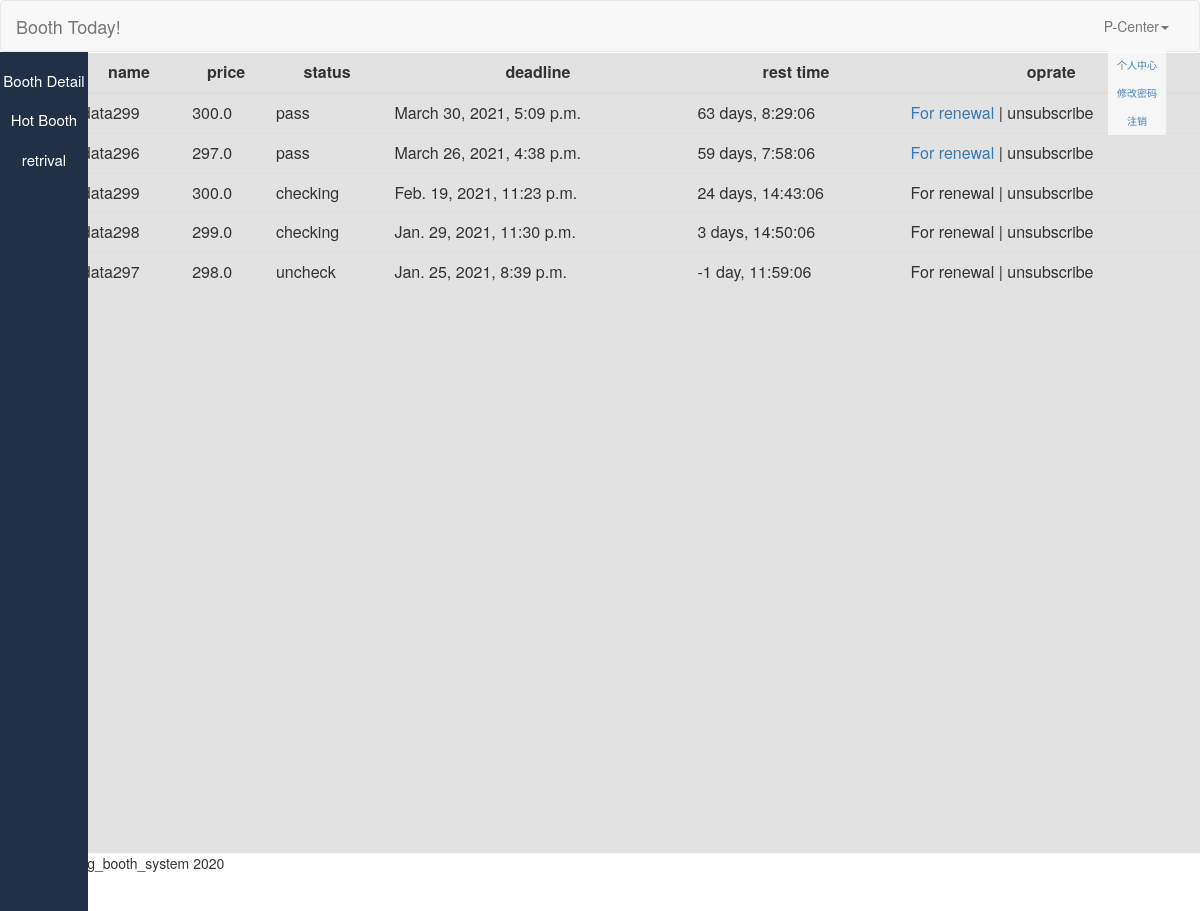
Screenshot of /account/center/ (signed in) with the database file from the repository.
### booth/models.py (models this page shows, shortened)
class booth(models.Model):
    name = models.CharField(max_length=32,verbose_name='BoothName')
    pictrue = models.ImageField(upload_to = 'static/img/')
    description = models.TextField(verbose_name='about booth')
    area = models.FloatField(verbose_name='area')
    price = models.FloatField(verbose_name='price')
    position = models.CharField(max_length=64,verbose_name='position')
    create_at = models.DateTimeField(auto_now_add=True,verbose_name='online time')
    class Meta:
        verbose_name = 'booth'
        verbose_name_plural = verbose_name
        ordering = ('-create_at',)

class booth_status(models.Model):
    type_choice = (
        ('rented','rented'),
        ('renting','renting'),
        ('delay','delay')
    )
    status_choices = (
        ('checking','checking'),
        ('pass','pass'),
        ('refused','refused'),
        ('uncheck','uncheck')
    )
    user_id = models.ForeignKey(User, on_delete=models.CASCADE, verbose_name='user id',null=True)
    booth_id = models.ForeignKey(booth, on_delete=models.CASCADE, verbose_name='booth id',null=True)
    status = models.CharField(max_length=12, verbose_name='status',choices=status_choices,default='uncheck',null=True)
    type = models.CharField(max_length=12,verbose_name='type',choices=type_choice,default='renting',null=True)
    time = models.IntegerField(verbose_name='length of lease',null=True)
    deadline = models.DateTimeField(verbose_name='deadline',null=True)
    class Meta:
        verbose_name = 'status'
        verbose_name_plural = verbose_name
        ordering = ('type', '-deadline')

### account/views.py (the view)
# urls.py: path('center/',views.center,name='center'),
@login_required()
def center(request):
    user_id = request.session['_auth_user_id']
    booth_statu = models.booth_status.objects.filter(user_id_id=user_id)
    data = {
        'data':[]
    }
    for row in booth_statu:
        booth_con = models.booth.objects.filter(id=row.booth_id_id).first()
        unsubscribe_con = models.unsubscribe.objects.filter(booth_id=row.booth_id_id)
        rest_time = row.deadline - timezone.now()
        if unsubscribe_con.count() == 0:
            data['data'].append([booth_con.id,booth_con.name,booth_con.price,row.status,row.deadline,rest_time,'uncheck'])
        else:
            print(unsubscribe_con.first().status)
            data['data'].append([booth_con.id, booth_con.name, booth_con.price, row.status, row.deadline, rest_time,unsubscribe_con.first().status])
    return render(request, 'center.html',data)

### templates/center.html
{% extends 'base.html' %}
{% block tabel %}
    <table class="table">
        <thead>
            <tr>
                <th style="text-align: center">id</th>
                <th style="text-align: center">name</th>
                <th style="text-align: center">price</th>
                <th style="text-align: center">status</th>
                <th style="text-align: center">deadline</th>
                <th style="text-align: center">rest time</th>
                <th style="text-align: center">oprate</th>
            </tr>
        </thead>
        <tbody>
            {% for row in data %}
                <tr>
                    <td>{{ row.0 }}</td>
                    <td>{{ row.1 }}</td>
                    <td>{{ row.2 }}</td>
                    <td>{{ row.3 }}</td>
                    <td>{{ row.4 }}</td>
                    <td>{{ row.5 }}</td>
                        <td>
                            <span>
                                {% if row.3 == 'pass' %}
                                    <a href="{% url 'account:renewal' row.0 %}">For renewal</a>
                                {% else %}
                                    For renewal
                                {% endif %}
                                |
                            </span>
                            <span>
                                {% if row.3 == 'pass' and row.6 == 'uncheck' %}
                                    <a href="{% url 'account:unsubscribe' row.0 %}">unsubscribe</a>
                                {% else %}
                                    unsubscribe
                                {% endif %}
                            </span>
                        </td>
                </tr>
            {% endfor %}
        </tbody>
    </table>
{% endblock %}

### templates/base.html (shortened to what this page needs)
<html lang="en">
<head>
    <link rel="stylesheet" href="/static/layout.css">
    <link rel="stylesheet" href="/static/bootstrap-3.3.7-dist/css/bootstrap.css">
</head>
<body>
    <nav class="navbar navbar-default" style="margin-bottom: 1px">
      <div class="container-fluid">
        <div class="navbar-header">
          <a class="navbar-brand" href="#">Booth Today!</a>
        </div>
        <div class="collapse navbar-collapse" id="bs-example-navbar-collapse-1">
          <ul class="nav navbar-nav navbar-right">
            <li class="dropdown">
              <a href="#" class="dropdown-toggle" data-toggle="dropdown" role="button" aria-haspopup="true" aria-expanded="false">P-Center<span class="caret"></span></a>
              <ul class="floating">
                  <li><a href="{% url 'account:center' %}">个人中心</a></li>
                  <li><a href="{% url 'account:pwdoperate' %}">修改密码</a></li>
                  <li><a href="{% url 'account:logout' %}">注销</a></li>
              </ul>
            </li>
          </ul>
        </div>
      </div>
    </nav>
    <div class="side-nav">
        <ul>
            <li><a href="{% url 'booth_view:BoothRenting' %}">Booth Detail</a></li>
            <li><a href="#">Hot Booth</a></li>
            <li><a href="{% url 'booth_view:retrival' %}">retrival</a></li>
        </ul>
    </div>
    <div class="main">
        {% block tabel %}
        {% endblock %}
    </div>
    <div id="content" class="container">
        <footer style="margin-left: 8px;">
            <p>&copy; trading_booth_system 2020</p>
        </footer>
    </div>
</body>
</html>

### static/layout.css (style rules this page uses)
* { margin: 0; padding: 0; }
.side-nav { position: absolute; top: 52px; bottom: 0px; left: 0; width: 88px; height: 100%; background-color: #203147; list-style: none; text-align: center; font-size: 15px; }
.side-nav ul li a { display: inline-block; color: white; margin-top: 18px; text-decoration: none; }
.main { float:right; background-color: #e2e2e2; width: 1190px; height: 100%; }

### templates/base.html (style rules this page uses)
ul { list-style: none; }
ul .floating { position: absolute; right:18px; }
ul .floating li a { color: #226bac; text-decoration: none; font-size: 10px; }
ul .floating li { display: block; background-color: #fbfbfb; width: 58px; height: 28px; text-align: center; opacity:0.8; color: #226bac; line-height: 28px; }

### rows the page displays
booth: name "data299" "data299", price "300.0" "300.0"
booth_status: status "pass", deadline "March 30, 2021, 5:09 p.m."
booth: name "data296", price "297.0"
booth_status: status "pass", deadline "March 26, 2021, 4:38 p.m."
booth_status: status "checking", deadline "Feb. 19, 2021, 11:23 p.m."
booth: name "data298", price "299.0"
booth_status: status "checking", deadline "Jan. 29, 2021, 11:30 p.m."
booth: name "data297", price "298.0"
booth_status: status "uncheck", deadline "Jan. 25, 2021, 8:39 p.m."

### other values shown
{{ row.5 }} "63 days, 8:29:06" "59 days, 7:58:06" "24 days, 14:43:06" "3 days, 14:50:06" "-1 day, 11:59:06"
